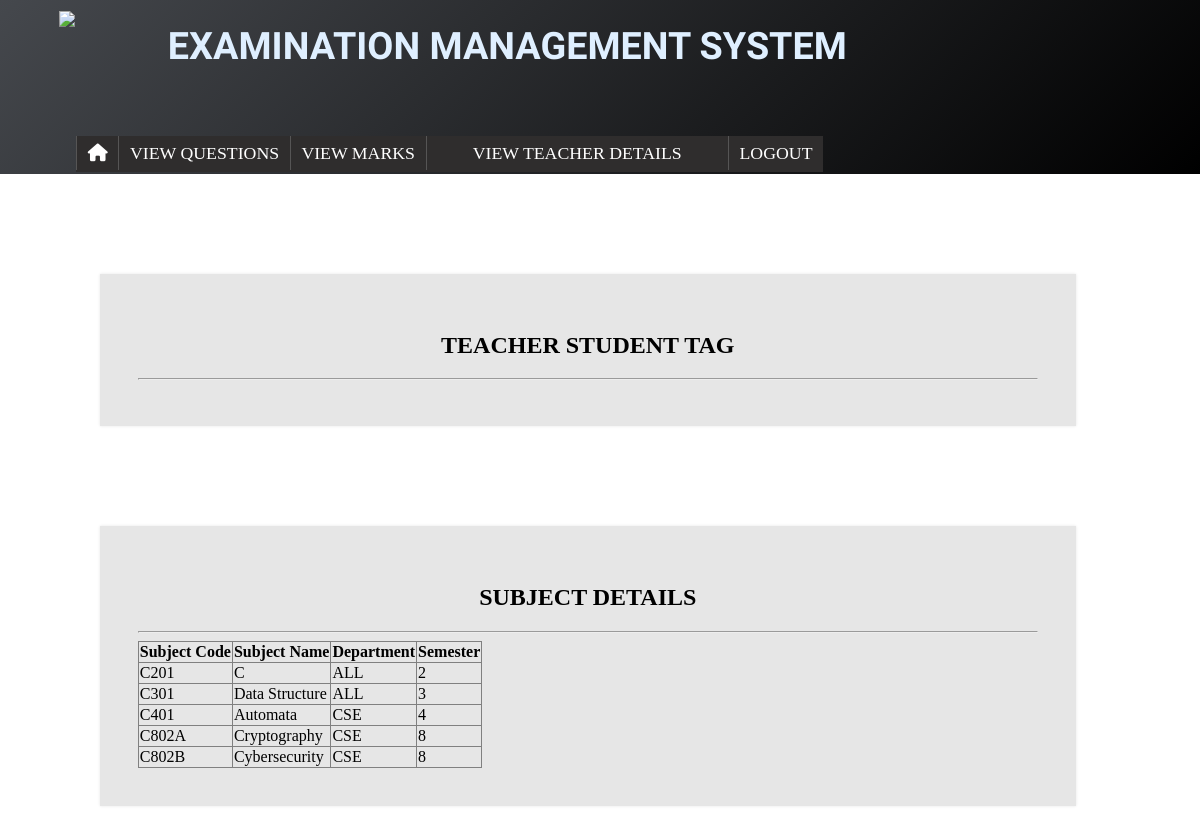
/tstag.php (signed in), run on the app's committed database.
### tables this page shows
CREATE TABLE `subject` (
  `Subject_code` varchar(5) NOT NULL,
  `Subject_name` varchar(15) NOT NULL,
  `DEPT` varchar(4) NOT NULL,
  `Semester` int(1) NOT NULL
);

### tstag.php (the view, shortened to what this page needs)
<!DOCTYPE html>
<html>
<head>
	<link href="Design.css?v=<?php echo time(); ?>" rel="stylesheet" type="text/css" />
	<link rel="stylesheet" href="https://cdnjs.cloudflare.com/ajax/libs/font-awesome/6.0.0/css/all.min.css">
</head>
<body style="background-image: url('Image/bg6.jpeg'); background-repeat: no-repeat;background-size: cover;-webkit-background-size: cover;
  -moz-background-size: cover;
  -o-background-size: cover;">
	<div class="header">
		<div class="header-content">
			<table class="header-table">
				<tr>
					<td class="logo-img">
						<div class="trigger"><img src="Image/logo1.png?v=<?php echo time(); ?>"></div>
					</td>
					<td class="logo-text">
						<table style="position: relative;">
							<tr>
								<td>
									<div class="logo-txt-acr">
										<b>EXAMINATION MANAGEMENT SYSTEM</b>
									</div>
								</td>
							</tr>
						</table>
					</td>
				</tr>
			</table>
			<table>
				<tr>
					<td>
						<div class="menu-bar">
							<ul>
								<li><a href="Adminteacher.php" id="home-button"><i class="fas fa-home"></i></a></li>
								<li><a href="Questionview.php">VIEW QUESTIONS</a></li>
								<li><a href="viewmarks.php">VIEW MARKS</a></li>
								<li><a href="#">&nbsp;&nbsp;&nbsp;&nbsp;&nbsp;&nbsp;&nbsp;&nbsp;VIEW TEACHER DETAILS&nbsp;&nbsp;&nbsp;&nbsp;&nbsp;&nbsp;&nbsp;&nbsp;</a>
								</li>
								<li><a href="alogout.php">LOGOUT</a></li>
									</ul>
					</td>
				</tr>
			</table>
		</div>
	</div>
	<div class="login">
		<h2 align="center">TEACHER STUDENT TAG</h2><hr>
		<?php
			require('db.php');
		?>
	</div>
	<div class="login">
		<h2 align="center">SUBJECT DETAILS</h2><hr>
		<?php
			$q="Select * from subject";
			$result=mysqli_query($connection,$q);
			echo "<table border=\"1\" style=\"border-collapse:collapse;\">";
			echo "<tr>
						<th>Subject Code</th>
						<th>Subject Name</th>
						<th>Department</th>
						<th>Semester</th>
				 </tr>";
			while ($row=mysqli_fetch_assoc($result)) {
				echo "<tr>";
				echo "<td>".$row['Subject_code']."</td>";
				echo "<td>".$row['Subject_name']."</td>";
				echo "<td>".$row['DEPT']."</td>";
				echo "<td>".$row['Semester']."</td>";
				echo "</tr>";
			}
			echo "</table>";
			?>
	</div>
</body>
</html>

### Design.css (style rules this page uses)
body,html { margin: 0; }
div { display: block; }
.header { background: #45484d; background: -moz-linear-gradient(-45deg, #45484d 0%, #000000 100%); background: -webkit-linear-gradient(-45deg, #45484d 0%,#000000 100%); background: linear-gradient(135deg, #45484d 0%,#000000 100%); filter: progid:DXImageTransform.Microsoft.gradient( startColorstr='#45484d', endColorstr='#000000',GradientType=1 ); margin-left:auto; margin-right:auto; height:4.6cm; min-width:30cm; min-height:4.6cm; position:sticky; top:0mm; }
.header > .header-content { margin-left:auto; margin-right:auto; width:80%; max-width:100%; min-width:30cm; position:relative; top:4mm; }
.logo-img { height:2.5cm; width:1.8cm; max-width:1.8cm; z-index:50; }
.trigger { height:2.5cm; width:1.8cm; max-width:1.8cm; z-index:50; }
.header-table .logo-text table { position:relative; left:1.5cm; }
.logo-img > .trigger > img { position:relative; top:-2mm; left:6mm; max-height:100%; }
.logo-txt-acr { font-family: Armata; font-size:10mm; color:#dfefff; position:relative; top:-0.5cm; left:0mm; max-width:25cm; width:25cm; min-width:25cm; }
.menu-bar { float:left; position:relative; left:0cm; top:0cm; width:30cm/; min-width:30cm font-family:Armata; font-size: 4.7mm; }
.menu-bar ul { display:inline-block; position:relative; }
.menu-bar ul li { float:left; display:block; height:100%; background-color: #2f2d2d; position:relative; }
.menu-bar a { width:6em; text-decoration:none; padding:0.4em 0.6em; border-spacing: 0mm; color:#fff; border-left: 1px solid rgba(180,180,180,0.3); }
.menu-bar ul, .menu-bar ul ul { line-height:200%; }
.login { width: 900px; margin: 100px 100px; background: #e6e6e6; box-shadow: 0 0 3px rgba(0,0,0, 0.1); padding:1cm; margin-bottom: 10px; }

### data on the page
subject: Subject_code "C201", Subject_name "C", DEPT "ALL", Semester "2"
subject: Subject_code "C301", Subject_name "Data Structure", DEPT "ALL", Semester "3"
subject: Subject_code "C401", Subject_name "Automata", DEPT "CSE", Semester "4"
subject: Subject_code "C802A", Subject_name "Cryptography", DEPT "CSE", Semester "8"
subject: Subject_code "C802B", Subject_name "Cybersecurity", DEPT "CSE", Semester "8"
